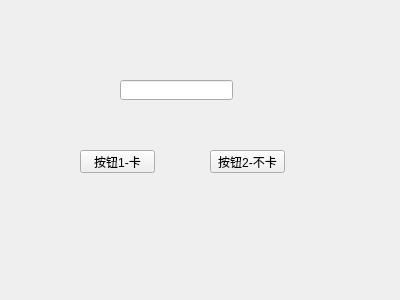
<?xml version="1.0" encoding="UTF-8"?>
<ui version="4.0">
 <class>Form</class>
 <widget class="QWidget" name="Form">
  <property name="geometry">
   <rect>
    <x>0</x>
    <y>0</y>
    <width>400</width>
    <height>300</height>
   </rect>
  </property>
  <property name="windowTitle">
   <string>Form</string>
  </property>
  <widget class="QLineEdit" name="lineEdit">
   <property name="geometry">
    <rect>
     <x>120</x>
     <y>80</y>
     <width>113</width>
     <height>20</height>
    </rect>
   </property>
   <property name="text">
    <string/>
   </property>
  </widget>
  <widget class="QPushButton" name="pushButton">
   <property name="geometry">
    <rect>
     <x>80</x>
     <y>150</y>
     <width>75</width>
     <height>23</height>
    </rect>
   </property>
   <property name="text">
    <string>按钮1-卡</string>
   </property>
  </widget>
  <widget class="QPushButton" name="pushButton_2">
   <property name="geometry">
    <rect>
     <x>210</x>
     <y>150</y>
     <width>75</width>
     <height>23</height>
    </rect>
   </property>
   <property name="text">
    <string>按钮2-不卡</string>
   </property>
  </widget>
 </widget>
 <resources/>
 <connections/>
</ui>
